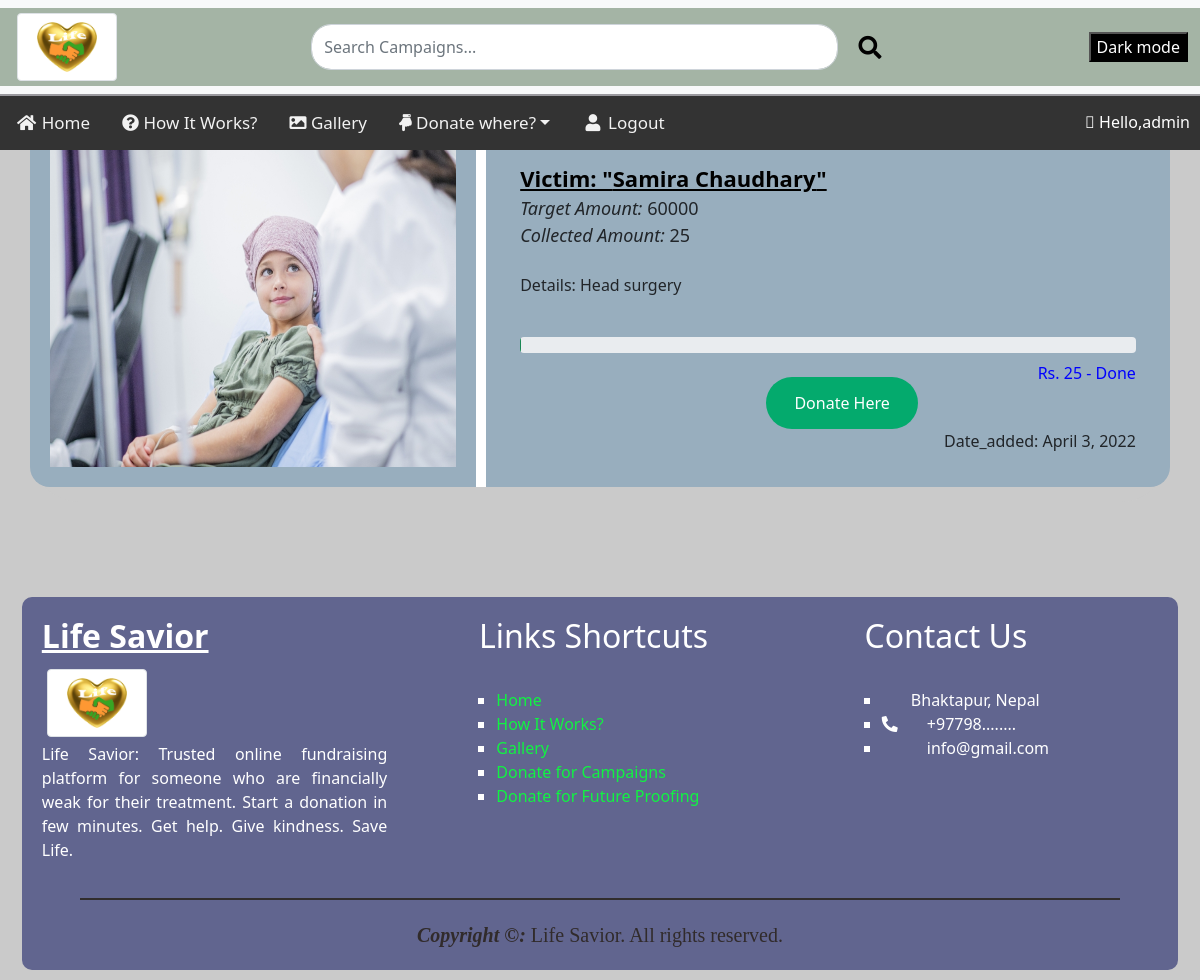
Screenshot of /detail/25/ (signed in) with the database file from the repository.
### app/models.py (models this page shows, shortened)
class OtherCampaign(models.Model):
    manager = models.ForeignKey(User, on_delete=models.CASCADE, default=None)
    Name = models.CharField(max_length=30)
    Image = models.ImageField(upload_to='images/')
    Target = models.IntegerField()
    Collected = models.IntegerField()
    Info = models.CharField(max_length=300)
    Date_added = models.DateField(auto_now_add=True)
    class Meta:
        ordering = ['-id']

### app/views.py (the view)
# urls.py: path('detail/<int:id>/', views.detail, name='detail'),
def detail(request, id):
    context = {
        'camp_detail' : get_object_or_404(OtherCampaign, pk=id),
    }
    return render(request, 'detail.html', context)

### templates/detail.html (shortened to what this page needs)
{% extends 'navigation.html' %}
{% load static %}
{% block content %}
<link rel="stylesheet" type="text/CSS" href="{% static './CSS/campaign.css' %}">
<div class="container" style="background-color:#f1f1f1">
    <div class="row">
        <div class="column-33">
            <img src="{% if camp_detail.Image %}
        {{camp_detail.Image.url}}
        {% else %}
        {% static './Images/blank.jpg' %}
        {% endif %}" class="camp_img" alt="img">
        </div>
        <div class="column-66">
            <div class="victim"><b><u>Victim: "{{camp_detail.Name}}"</u></b></div>
            <div class="target"><i>Target Amount:</i> {{camp_detail.Target}}</div>
            <div class="target"><i>Collected Amount:</i> {{camp_detail.Collected}}</div>
            <br>
            <p>Details: {{camp_detail.Info}}</p>
            <br>
            <div class="progress">
            </div>
            <div class="progress_text">Rs. {{ camp_detail.Collected }} - Done</div>
            <br>
            <button class="button"><a href="{% url 'khaltirequest' camp_detail.id %}" class="donate_here">Donate
                    Here</a></button>
            <br>
            <div style="float: right;">Date_added: {{camp_detail.Date_added}}</div>
        </div>
    </div>
</div>
<br>
{% endblock content %}

### templates/navigation.html (shortened to what this page needs)
<!DOCTYPE html>
{% load static %}
<html lang="en">
<head>
    <link rel="stylesheet" type="text/CSS" href="{% static './CSS/style.css' %}">
    <link rel="stylesheet" href="https://pro.fontawesome.com/releases/v5.10.0/css/all.css"
 />
    <link href="https://cdn.jsdelivr.net/npm/bootstrap@5.1.3/dist/css/bootstrap.min.css" rel="stylesheet"
>
</head>
<body>
    <header>
        <div class="fixed-top ft">
            <nav class="navbar navbar-light bg-light">
                <div class="container-fluid">
                    <img src="{% static './Images/Heart.png' %}" class="img-thumbnail" alt="logo" height="100px"
                        width="100px">
                    <form class="d-flex" action="{% url 'search' %}" method="GET">
                        <input class="form-control me-2" type="search" placeholder="Search Campaigns..."
                            aria-label="Search" name="search_term" value="{{search_term}}">
                        <button class="btn btn-outline-success search-btn" type="submit"><i class="fas fa-search"></i></button>
                    </form>
                    <button onclick="myFunction()" class="dark-md">Dark mode</button>
                </div>
            </nav>
            <div class="topnav" id="myTopnav">
                <a class="nav-link {% if nav_bar == 'home' %} active {% endif %}" aria-current="page" href="{% url 'home' %}"><i
                        class="fa fa-fw fa-home"></i>&nbsp;Home</a>
                <a class="nav-link {% if nav_bar == 'howitworks' %} active {% endif %}" href="{% url 'howitworks' %}"><i class="fas fa-question-circle"></i>&nbsp;How It Works?</a>
                <a class="nav-link {% if nav_bar == 'gallery' %} active {% endif %}" href="{% url 'gallery' %}"><i class="fas fa-image"></i>&nbsp;Gallery</a>
                <a class="nav-link dropdown-toggle" id="navbarDarkDropdownMenuLink" role="button"
                    data-bs-toggle="dropdown" aria-expanded="false">
                    <i class="fas fa-hand-point-down"></i>&nbsp;Donate where?</a>
                {% if request.user.is_authenticated %}
                <a class="nav-link {% if nav_bar == 'login' %} active {% endif %}" href="{% url 'logout' %}"><i class="fa fa-fw fa-user"></i>&nbsp;Logout</a>
                {% else %}
                <a class="nav-link {% if nav_bar == 'logout' %} active {% endif %}" href="{% url 'login' %}"><i class="fa fa-fw fa-user"></i>&nbsp;Log In</a>
                {% endif %}
                <p class="hello-user"><i class="fal fa-hand-paper"></i>&nbsp;Hello,{{request.user}}</p>
            </div>
        </div>
    </header>
    {% block content %}
    {% endblock content %}
    <footer class="container-footer">
        <div class="row-footer">
            <div class="column-footer">
                <h2><b><u>Life Savior</u></b></h2>
                <img src="{% static './Images/Heart.png' %}" class="img-thumbnail" alt="logo" height="100px"
                    width="100px">
                <br>
                <p>Life Savior: Trusted online fundraising platform for someone who are financially weak for their
                    treatment. Start a donation in few minutes. Get help. Give kindness. Save Life.</p>
            </div>
            <div class="column-footer">
                <h2 style="padding-left: 15%;">Links Shortcuts</h2>
                <br>
                <ul class="footer-ul">
                    <li>
                        <a class="footer-link" href="{% url 'home' %}">Home</a>
                    </li>
                    <li>
                        <a class="footer-link" href="#">How It Works?</a>
                    </li>
                    <li>
                        <a class="footer-link" href="{% url 'gallery' %}">Gallery</a>
                    </li>
                    <li>
                        <a class="footer-link" href="{% url 'campaign' %}">Donate for Campaigns</a>
                    </li>
                    <li>
                        <a class="footer-link" href="#">Donate for Future Proofing</a>
                    </li>
                </ul>
            </div>
            <div class="column-footer">
                <h2 style="padding-left: 15%;">Contact Us</h2>
                <br>
                <ul class="footer-ul">
                    <li>
                        <div style="color: white;">&nbsp;&nbsp;&nbsp;&nbsp;&nbsp;&nbsp;
                            Bhaktapur, Nepal</div>
                    </li>
                    <li>
                        <div style="color: white;"><i class="fas fa-phone-alt"></i>&nbsp;&nbsp;&nbsp;&nbsp;&nbsp;&nbsp;
                            +97798........</div>
                    </li>
                    <li>
                        <div style="color: white;"><i
                                class="far fa-envelope-square"></i>&nbsp;&nbsp;&nbsp;&nbsp;&nbsp;&nbsp; info@gmail.com
                        </div>
                    </li>
                </ul>
            </div>
        </div>
        <div class="copyright"><b><i>Copyright &copy;:</i></b> Life Savior. All rights reserved.</div>
    </footer>
</body>
</html>

### static/CSS/style.css (style rules this page uses)
body { padding: 10px; }
Header { margin-bottom: 10%; }
.topnav { overflow: hidden; background-color: #333; }
.topnav a { float: left; display: block; color: #f2f2f2; text-align: center; padding: 14px 16px; text-decoration: none; font-size: 17px; }
.dark-md { background-color: black; color: white; }
.hello-user { margin: 0 10px; margin-top: 14px; float: right; color: white; }
.bg-light { border-bottom: rgb(154, 153, 158) 2px solid; width: auto; }
.container-fluid { background-color: rgb(164, 180, 165); width: 100%; }
.img-thumbnail { margin: 5px; position: relative; }
.d-flex { width: 50%; }
.d-flex .me-2 { border-radius: 20px; }
.search-btn { border: none !important; color: rgb(0, 0, 0) !important; font-size: 23px !important; margin-right: 1%; border-radius: 30px !important; }
.container-footer { width: auto; height: fit-content; margin-top: 6%; overflow: hidden; margin-left: 1%; margin-right: 1%; border-radius: 10px; background-color: rgb(97, 101, 143); }
.column-footer { float: left; width: 33.33%; height: 100%; padding: 20px; text-align: justify; color: white; }
.row-footer:after { content: ""; display: table; clear: both; }
.footer-ul { list-style: square; color: rgb(255, 255, 255); padding-left: 20%; }
.footer-link { text-decoration: none; color: rgb(17, 243, 66); }
.copyright { width: 90%; font-family: 'Times New Roman', Times, serif; font-size: 20px; text-align: center; margin-left: 5%; margin-bottom: 20px; padding-top: 20px; color: rgb(49, 43, 43); border-top: 2px solid rgb(49, 45, 45); }

### static/CSS/campaign.css (style rules this page uses)
body { margin: 0; background-color: rgb(202, 202, 202); }
.container { border-bottom: 15px solid rgb(202, 202, 202); border-radius: 50px; }
.row { background-color: rgb(152, 174, 190); border-radius: 20px; }
.row:after { content: ""; display: table; clear: both }
.column-66 { width: 60%; padding: 3%; vertical-align: middle; }
.column-33 { float: left; width: 40%; padding: 20px; border-right: 10px solid rgb(255, 255, 255); }
.button { margin-left: 40%; border: none; padding: 14px 28px; border-radius: 40px; cursor: pointer; background-color: #04AA6D; }
.donate_here { text-decoration: none; color: white; font-size: 16px; }
.camp_img { display: block; height: 100%; max-width: 100%; }
.victim { font-size: 22px; text-decoration: none; color: rgb(0, 0, 0); }
.target { font-size: 18px; }
.progress_text { float: right; color: blue; padding-top: 8px; }

### rows the page displays
OtherCampaign: Image (picture), Name "Samira Chaudhary", Target "60000", Collected "25", Info "Head surgery", Date_added "April 3, 2022"

### other values shown
{{ request.user }} "admin"
